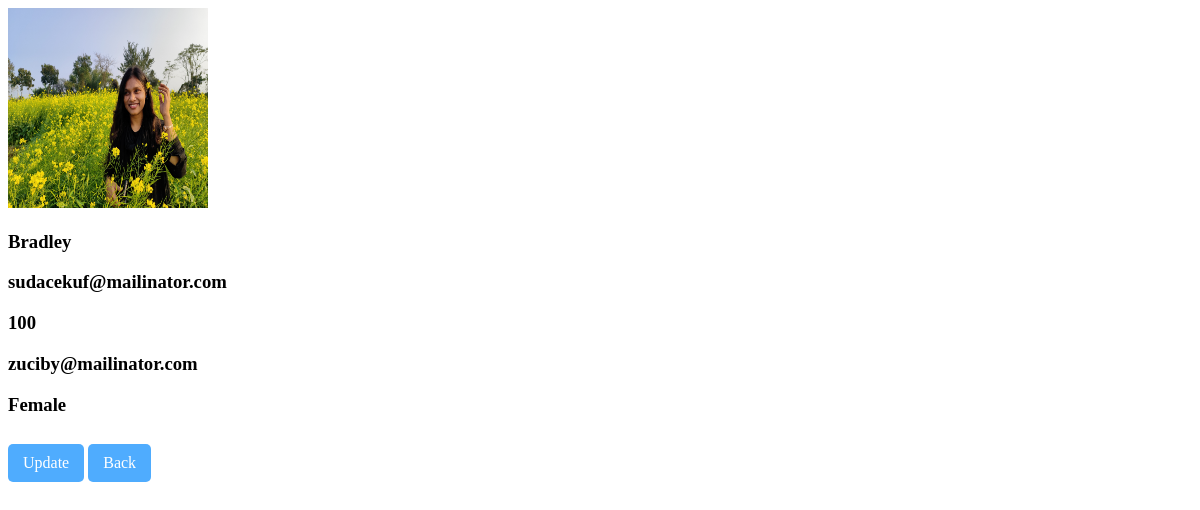
/homeDetailsPage/7/, run on the app's committed database.
### DocApp/models.py (models this page shows, shortened)
class DocModel(models.Model):
    GENDER_TYPES={
        ('Male','Male'),
        ('Female','Female'),
    }
    Name = models.CharField(max_length=200,null=True)
    Email = models.EmailField(null=True)
    Phone = models.PositiveIntegerField(null=True)
    Address = models.CharField(max_length=100,null=True)
    Gender = models.CharField(choices=GENDER_TYPES,max_length=50,null=True)
    Image = models.ImageField(upload_to='Media/DocImage',null=True)

### DocApp/views.py (the view)
# urls.py: path('homeDetailsPage/<str:id>/', homeDetailsPage, name='homeDetailsPage'),
def homeDetailsPage(req,id):
    doc_view = DocModel.objects.get(id = id)
    context = {
        'doc_view' : doc_view
    }
    return render(req,"homeDetails.html",context)

### DocApp/templates/homeDetails.html (shortened to what this page needs)
<!DOCTYPE html>
<html lang="en">
<head>
</head>
<body>
    <div class="container">
        <div class="cards">
            <div class="card">
                <img src="{{doc_view.Image.url}}" alt="" height="200px" width="200px" >
                <h3>{{doc_view.Name}}</h3>
                <h3>{{doc_view.Email}}</h3>
                <h3>{{doc_view.Phone}}</h3>
                <h3>{{doc_view.Address}}</h3>
                <h3>{{doc_view.Gender}}</h3>
                <a href="{% url 'docUpdatePage' doc_view.id  %}" class="btn">Update</a>
                <a href="{% url 'homePage' %}" class="btn">Back</a>
            </div>
        </div>
    </div>
</body>
</html>

### DocApp/templates/homeDetails.html (style rules this page uses)
.btn { display:inline-block; margin-top:10px; padding:10px 15px; background:#4facfe; color:white; text-decoration:none; border-radius:5px; }

### data on the page
DocModel: Image (picture), Name "Bradley", Email "sudacekuf@mailinator.com", Phone "100", Address "zuciby@mailinator.com", Gender "Female"
